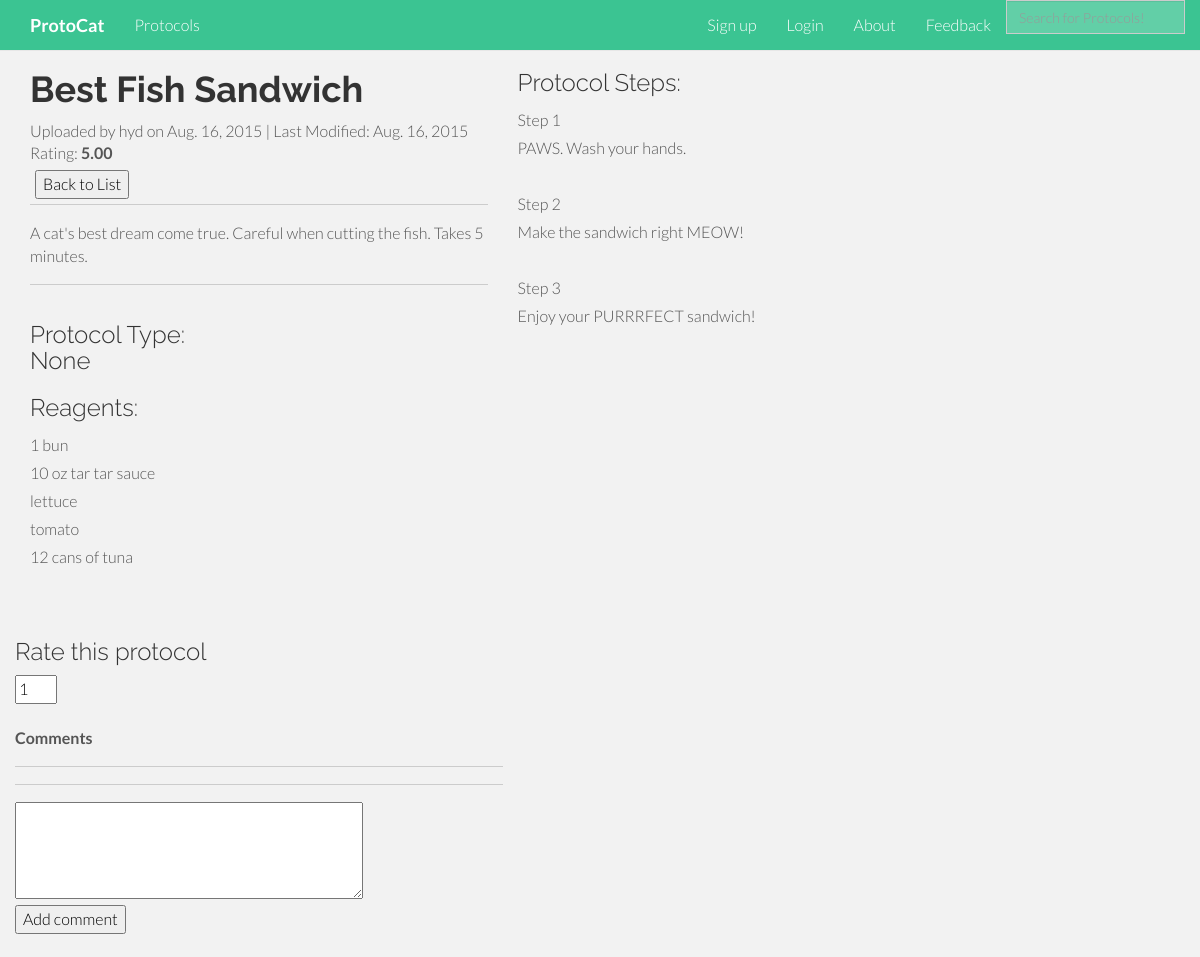
Page /protocol_display/103/ on the committed database.
### protocat_app/models.py (models this page shows)
class Protocol(models.Model):
    id = models.AutoField(primary_key=True)
    title = models.TextField()
    author = models.CharField(max_length=50)
    date_of_upload = models.DateField(auto_now_add=True)
    date_modified = models.DateField(auto_now=True)
    description = models.TextField(blank=True)
    protocol_type = models.CharField(max_length=2, choices=PROTOCOL_TYPES, null=True, blank=True)
    rating = models.DecimalField(
        validators=[MinValueValidator(0.0), MaxValueValidator(5.0)],
        max_digits=3, decimal_places=2, default=2.50)
    num_ratings = models.IntegerField(default=0)
    user_rated = models.TextField(default='')
    reagents = models.TextField(default='')
    protocol_steps = models.TextField(default='')

### protocat_app/views.py (the view)
# urls.py: url(r'^protocol_display/(?P<protocol_id>[0-9]+)/$', views.protocol_display, name='protocol_display'),
def protocol_display(request, protocol_id):
    protocol_items = Protocol.objects.get(id=protocol_id)
    steps = protocol_items.protocol_steps
    current_user = str(request.user)
    return render(request, 'protocat_app/protocol_display.html', {'protocol_items':protocol_items, 'steps':steps,'current_user':current_user})

### protocat_app/templates/protocat_app/protocol_display.html (shortened to what this page needs)
{% extends 'base.html' %}
{% load staticfiles %}
{% load comments %}
{% block content %}
    <div class="container">
        <div class="row">
            <div class="col-md-5">
                <h1><strong>{{protocol_items.title}}</strong></h1>
                Uploaded by {{protocol_items.author}} on
                {{protocol_items.date_of_upload}}
                | Last Modified: {{protocol_items.date_modified}}
                <br>
                Rating: <strong>{{protocol_items.rating}}</strong>
                <br>
                <form action="/protocol_list" style ='float: left; padding: 5px;'>
                    <input type="submit" value="Back to List">
                </form>
                <br>
                <hr>
                {% if protocol_items.description %}
                {{protocol_items.description}}
                <hr>
                {% endif %}
                <div class="row">
                    <div class="col-md-5">
                        <h3>Protocol Type:  {{protocol_items.protocol_type}}</h3>
                        <h3>Reagents: </h3> <p>{{protocol_items.reagents|linebreaksbr}}</p>
                    </div>
                    <div class="row">
                        <div class="col-md-12">
                            {% if current_user not in protocol_items.user_rated %}
                            <br>
                            <h3>Rate this protocol</h3>
                            <form method="POST" action="/rating/{{protocol_items.id}}/">
                                <input type="number" value="1" name="rating" min="1" max="5">
                            </form>
                            <br>
                            {% endif %}
                            <strong>Comments</strong>
                            <hr>
                            {% get_comment_form for protocol_items as form %}
                            <hr>
                            <table>
                                <form action="{% comment_form_target %}" method="post">
                                    <textarea name="comment" rows="4" cols="40"></textarea>
                                    <br>
                                    <input type="submit" value="Add comment" id="id_submit">
                                    <br><br>
                                </form>
                            </table>
                        </div>
                    </div>
                </div>
            </div>
            <div class="col-md-7">
                <h3>Protocol Steps: </h3> <p>{{steps|linebreaksbr}}</p>
            </div>
        </div>
{% endblock %}
            {% get_comment_form for protocol_items as form %}

### protocat_app/static/stylesheets/root_index.css (style rules this page uses)
body { background-color: #f2f2f2; font-family: "Lato"; font-weight: 300; font-size: 16px; color: #555; padding-top: 50px; -webkit-font-smoothing: antialiased; -webkit-overflow-scrolling: touch; }
h1, h2, h3, h4, h5, h6 { font-family: "Raleway"; font-weight: 300; color: #333; }
p { line-height: 28px; margin-bottom: 25px; }
hr { display: block; height: 1px; border: 0; border-top: 1px solid #ccc; margin: 1em 0; padding: 0; }
input { color:black; }

### rows in the picture
Protocol: title "Best Fish Sandwich", author "hyd", date_of_upload "Aug. 16, 2015", date_modified "Aug. 16, 2015", rating "5.00", description "A cat's best dream come true. Careful when cutting the fish. Takes 5 minutes.", protocol_type "None", reagents "1 bun 10 oz tar tar sauce lettuce tomato 12 cans of tuna", protocol_steps "Step 1 PAWS. Wash your hands. Step 2 Make the sandwich right MEOW! Step 3 Enjoy your PURRRFECT sandwich!"
